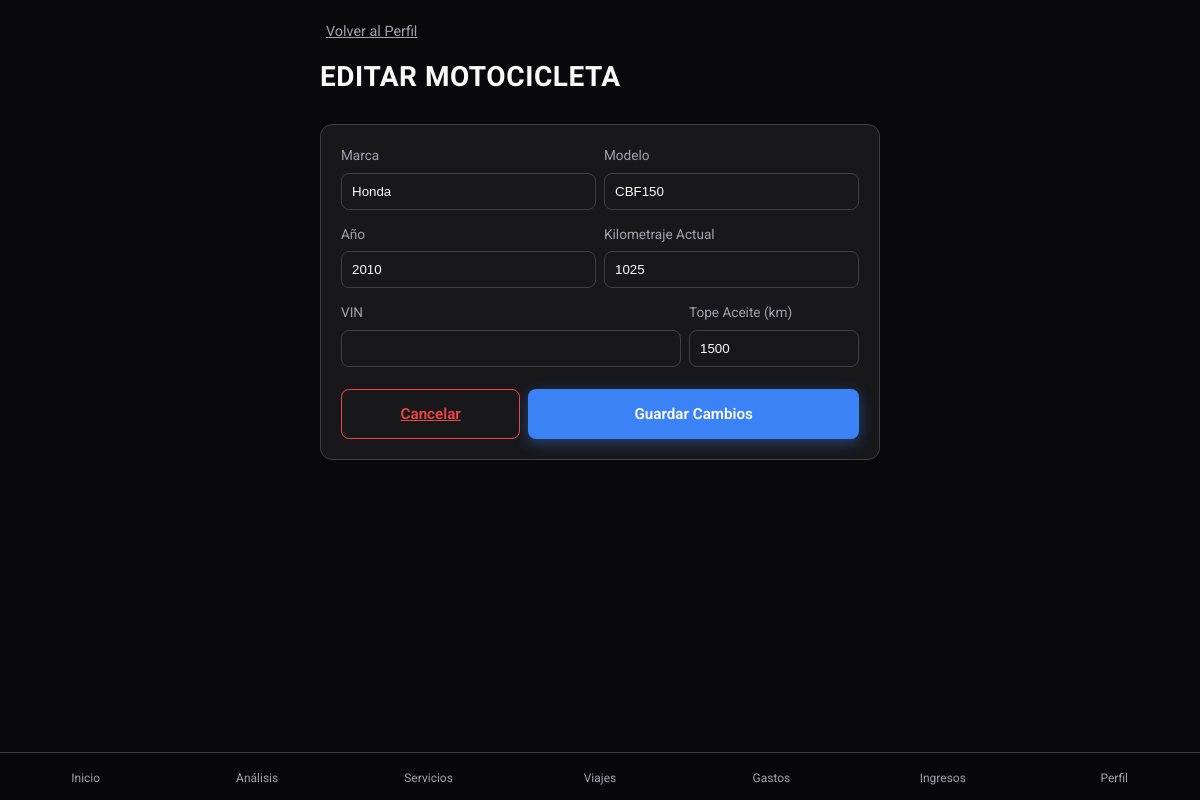
Before: /profile/edit with the older database file.
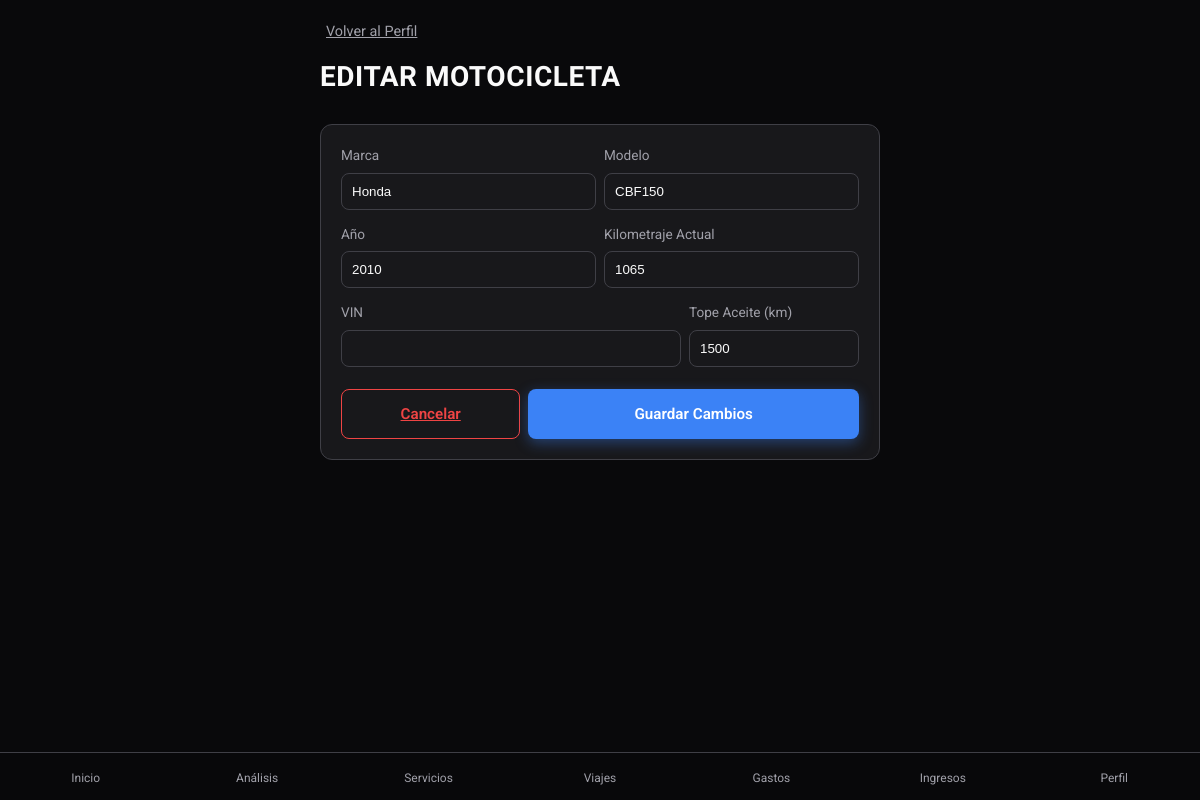
After: the same page with the newer database file.
### tables this page shows
CREATE TABLE motorcycles (
                id TEXT PRIMARY KEY,
                make TEXT NOT NULL,
                model TEXT NOT NULL,
                year INTEGER NOT NULL,
                vin TEXT,
                current_mileage INTEGER DEFAULT 0
            , oil_change_interval INTEGER DEFAULT 5000);

### app.py (the view)
    @app.route("/profile/edit", methods=["GET", "POST"])
    def edit_motorcycle():
        from motorcycles.services import motorcycle_service
        from flask import request, redirect, url_for
        moto = motorcycle_service.get_all()[0] if motorcycle_service.get_all() else None
        if not moto:
            return redirect(url_for("profile_view"))
        if request.method == "POST":
            motorcycle_service.update_by_id(moto.id, request.form)
            return redirect(url_for("profile_view"))
        return render_template("edit_motorcycle.html", moto=moto)

### infrastructure/db.py (called while the page is built)
def get_db_connection():
    conn = sqlite3.connect(DB_PATH)
    conn.row_factory = sqlite3.Row  # Permite acceder a las columnas por nombre
    return conn

### motorcycles/services.py (called while the page is built)
    def get_all(self) -> List[Motorcycle]:
        conn = get_db_connection()
        motos = []
        try:
            cursor = conn.cursor()
            cursor.execute("SELECT * FROM motorcycles")
            rows = cursor.fetchall()
            for row in rows:
                moto = Motorcycle(
                    make=row["make"],
                    model=row["model"],
                    year=row["year"],
                    vin=row["vin"],
                    current_mileage=row["current_mileage"],
                    oil_change_interval=row["oil_change_interval"],
                )
                moto.id = row["id"]
                motos.append(moto)
        finally:
            conn.close()
        return motos

### templates/edit_motorcycle.html (shortened to what the changed rows need)
{% extends "base.html" %}  {% block content %}
<header class="fade-in" style="animation-delay: 0.1s">
  <h1 class="page-title">Editar Motocicleta</h1>
</header>
<section class="fade-in" style="animation-delay: 0.2s">
  <div class="card" style="padding: 20px">
    <form
      action="{{ url_for('edit_motorcycle') }}"
      method="POST"
      style="display: flex; flex-direction: column; gap: 14px"
    >
      <div style="display: flex; gap: 8px">
        <div style="flex: 1">
          <label
            style="
              font-size: 0.85rem;
              color: var(--text-secondary);
              margin-bottom: 6px;
              display: block;
            "
            >Marca</label
          >
          <input
            type="text"
            name="make"
            value="{{ moto.make }}"
            required
            style="
              width: 100%;
              box-sizing: border-box;
              padding: 10px;
              border-radius: 8px;
              border: 1px solid var(--border-color);
              background: var(--bg-primary);
              color: var(--text-primary);
            "
          />
        </div>
        <div style="flex: 1">
          <label
            style="
              font-size: 0.85rem;
              color: var(--text-secondary);
              margin-bottom: 6px;
              display: block;
            "
            >Modelo</label
          >
          <input
            type="text"
            name="model"
            value="{{ moto.model }}"
            required
            style="
              width: 100%;
              box-sizing: border-box;
              padding: 10px;
              border-radius: 8px;
              border: 1px solid var(--border-color);
              background: var(--bg-primary);
              color: var(--text-primary);
            "
          />
        </div>
      </div>
      <div style="display: flex; gap: 8px">
        <div style="flex: 1">
          <label
            style="
              font-size: 0.85rem;
              color: var(--text-secondary);
              margin-bottom: 6px;
              display: block;
            "
            >Año</label
          >
          <input
            type="number"
            name="year"
            value="{{ moto.year }}"
            required
            style="
              width: 100%;
              box-sizing: border-box;
              padding: 10px;
              border-radius: 8px;
              border: 1px solid var(--border-color);
              background: var(--bg-primary);
              color: var(--text-primary);
            "
          />
        </div>
        <div style="flex: 1">
          <label
            style="
              font-size: 0.85rem;
              color: var(--text-secondary);
              margin-bottom: 6px;
              display: block;
            "
            >Kilometraje Actual</label
          >
          <input
            type="number"
            name="current_mileage"
            value="{{ moto.current_mileage }}"
            required
            style="
              width: 100%;
              box-sizing: border-box;
              padding: 10px;
              border-radius: 8px;
              border: 1px solid var(--border-color);
              background: var(--bg-primary);
              color: var(--text-primary);
            "
          />
        </div>
      </div>
      <div style="display: flex; gap: 8px">
        <div style="flex: 1">
          <label
            style="
              font-size: 0.85rem;
              color: var(--text-secondary);
              margin-bottom: 6px;
              display: block;
            "
            >Tope Aceite (km)</label
          >
          <input
            type="number"
            name="oil_change_interval"
            value="{{ moto.oil_change_interval }}"
            required
            style="
              width: 100%;
              box-sizing: border-box;
              padding: 10px;
              border-radius: 8px;
              border: 1px solid var(--border-color);
              background: var(--bg-primary);
              color: var(--text-primary);
            "
          />
        </div>
      </div>
    </form>
  </div>
</section>
{% endblock %}

Changed rows visible on the page:
changed motorcycles "Honda": current_mileage "1025" → "1065"
